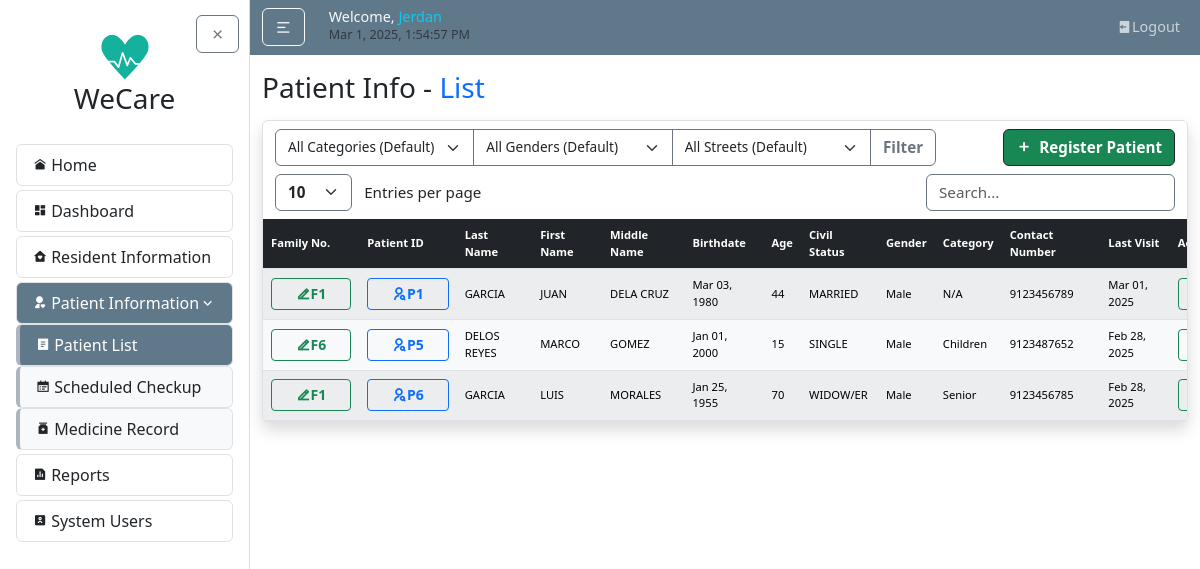
Screenshot of /patients/ (signed in) with the database file from the repository.
### patientInfo/models.py (models this page shows, shortened)
class Patient(models.Model):
    patientID = models.CharField(max_length=10, unique=True, editable=False, default="P0")
    resident = models.OneToOneField(Resident, on_delete=models.CASCADE)
    @property
    def last_visit_date(self):
        latest_record = self.medical_records.order_by('-last_visited').first()
        return latest_record.last_visited if latest_record else None

class MedicalRecord(models.Model):
    patient = models.ForeignKey(Patient, on_delete=models.CASCADE, related_name="medical_records")
    concern = models.CharField(max_length=255)
    description = models.TextField(null=True, blank=True)
    last_visited = models.DateField()

### residentInfo/models.py (models this page shows, shortened)
class Resident(models.Model):
    id = models.CharField(max_length=10, primary_key=True, editable=False)
    family = models.ForeignKey(Family, on_delete=models.CASCADE, related_name='residents', null=True)
    last_name = models.CharField(max_length=100, default="--")
    first_name = models.CharField(max_length=100, default="--")
    middle_name = models.CharField(max_length=100, blank=True, null=True, default="--")
    relationship_to_head = models.CharField(max_length=50, default="--")
    birthdate = models.DateField(default=datetime.date(2000, 1, 1))
    age = models.PositiveIntegerField(default=0)
    civil_status = models.CharField(max_length=50, default="--")
    gender = models.CharField(max_length=20, choices=GENDER_CHOICES, default="Male")
    category = models.CharField(max_length=20, choices=CATEGORY_CHOICES, default='N/A')
    present_address = models.CharField(max_length=255, default="--")
    contact_number = models.CharField(max_length=20, default="--")
    date_updated = models.DateTimeField(auto_now=True)

class Family(models.Model):
    family_no = models.CharField(max_length=10, primary_key=True, editable=False)
    date_updated = models.DateTimeField(auto_now=True)

### patientInfo/views.py (the view)
# urls.py: path('', views.patient_list, name='patient-list'),
@login_required
def patient_list(request):
    category = request.GET.get('category', '')
    gender = request.GET.get('gender', '')
    street = request.GET.get('street', '')
    patients = Patient.objects.select_related('resident').all()
    if category:
        patients = patients.filter(resident__category=category)
    if gender:
        patients = patients.filter(resident__gender=gender)
    if street:
        patients = patients.filter(resident__present_address__icontains=street)
    patients = patients.order_by('patientID')
    return render(request, 'patientInfo/patient_list.html', {'patients': patients})

### patientInfo/templates/patientInfo/patient_list.html (shortened to what this page needs)
{% extends "home/layout.html" %}
{% load static %}
{% block body %}
<h3 class="mb-3">Patient Info - <span class="text-primary">List</span></h3>
<article class="content-section border rounded p-0 shadow">
    <div class="container">
      <div class="row mt-2">
        <div class="col-auto">
          <form method="get" action="">
            <div class="input-group">
                <select name="category" class="form-select border-secondary" style="cursor: pointer; vertical-align: middle; font-size: calc(0.7rem + 0.2vw);">
                  <option value="" {% if not request.GET.category %}selected{% endif %}>All Categories (Default)</option>
                </select>
                <select name="gender" class="form-select border-secondary" style="cursor: pointer; vertical-align: middle; font-size: calc(0.7rem + 0.2vw);">
                  <option value="" {% if not request.GET.gender %}selected{% endif %}>All Genders (Default)</option>
                </select>
                <select name="street" class="form-select border-secondary" style="cursor: pointer; vertical-align: middle; font-size: calc(0.7rem + 0.2vw);">
                  <option value="" {% if not request.GET.street %}selected{% endif %}>All Streets (Default)</option>
                </select>
                <button type="submit" class="btn btn-outline-secondary fw-bold" style="font-size: calc(0.8rem + 0.2vw);">Filter</button>
            </div>
          </form>
        </div>
        <div class="col-auto ms-auto">
          <a href="{% url 'patient-select' %}" class="btn btn-success info border-dark fw-bold d-flex align-items-center" style="font-size: calc(0.8rem + 0.2vw);">
            <i class="ri-add-fill" style="font-size: calc(0.6rem + 0.4vw);"></i>
            <span class="ms-2">Register Patient</span>
          </a>
        </div>
      </div>
      <div class="row mt-2">
        <div class="col-auto">
          <select id="customEntries" class="form-select d-inline w-auto border-secondary fw-bold" style="font-size: calc(0.8rem + 0.2vw); cursor: pointer; vertical-align: middle;">
            <option value="10">10</option>
          </select>
          <span class="d-inline ms-2" style="font-size: calc(0.8rem + 0.2vw); vertical-align: middle;">Entries per page</span>
        </div>
        <div class="col-auto ms-auto">
          <input type="text" id="searchBar" class="form-control d-inline w-auto border-secondary" placeholder="Search..." style="font-size: calc(0.8rem + 0.2vw); vertical-align: middle;">
        </div>
      </div>
    </div>
    <div class="table-responsive mt-2">
        <table id="dataTable" class="table table-light table-striped text-center m-0 projectTables">
        <thead class="table-dark">
          <tr>
            <th class="text-start">Family No.</th>
            <th class="text-start">Patient ID</th>
            <th class="text-start">Last Name</th>
            <th class="text-start">First Name</th>
            <th class="text-start">Middle Name</th>
            <th class="text-start">Birthdate</th>
            <th class="text-start">Age</th>
            <th class="text-start">Civil Status</th>
            <th class="text-start">Gender</th>
            <th class="text-start">Category</th>
            <th class="text-start">Contact Number</th>
            <th class="text-start">Last Visit</th>
            <th class="text-start">Action</th>
          </tr>
        </thead>
        <tbody>
            {% for patient in patients %}
            <tr>
                <td class="text-start">
                  <a href="{% url 'family-update' patient.resident.family.family_no %}"
                     class="btn btn-sm btn-outline-success fw-bold px-4">
                    <i class="ri-edit-2-line"></i>{{ patient.resident.family.family_no }}
                  </a>
                </td>
                <td class="text-start">
                  <a href="{% url 'patient-detail' patient.patientID %}" class="btn btn-sm btn-outline-primary fw-bold px-4">
                    <i class="ri-user-search-line"></i>{{ patient.patientID }}
                  </a>
                </td>
                <td class="text-start">{{ patient.resident.last_name }}</td>
                <td class="text-start">{{ patient.resident.first_name }}</td>
                <td class="text-start">{{ patient.resident.middle_name }}</td>
                <td class="text-start">{{ patient.resident.birthdate|date:"M d, Y" }}</td>
                <td class="text-start">{{ patient.resident.age }}</td>
                <td class="text-start">{{ patient.resident.civil_status }}</td>
                <td class="text-start">{{ patient.resident.gender }}</td>
                <td class="text-start">{{ patient.resident.category }}</td>
                <td class="text-start">{{ patient.resident.contact_number }}</td>
                <td class="text-start">
                  {% if patient.last_visit_date %}
                    {{ patient.last_visit_date|date:"M d, Y" }}
                  {% else %}
                    --
                  {% endif %}
                </td>
                <td>
                    <div class="d-flex">
                      <a href="{% url "patient-update" patient.patientID %}" class="btn btn-sm btn-outline-success fw-bold flex-fill me-1">
                      </a>
                    </div>
                </td>
            </tr>
            {% endfor %}
        </tbody>
        </table>
    </div>
</article>
{% endblock body %}

### home/templates/home/layout.html (shortened to what this page needs)
{% load static %}
<!DOCTYPE html>
<html lang="en">
<head>
  <link rel="stylesheet" type="text/css" href="{% static 'home/main.css' %}">
  <link href="https://cdn.jsdelivr.net/npm/bootstrap@5.3.3/dist/css/bootstrap.min.css" rel="stylesheet">
  <link rel="stylesheet" href="https://cdnjs.cloudflare.com/ajax/libs/remixicon/4.6.0/remixicon.css">
  <link rel="stylesheet" href="//cdn.datatables.net/2.2.2/css/dataTables.dataTables.min.css">
  <link rel="stylesheet" href="https://cdn.jsdelivr.net/npm/flatpickr/dist/flatpickr.min.css">
</head>
<body>
  {% include "home/sidebar.html" %}
    <div id="content-wrapper" class="flex-grow-1">
      <header class="site-header">
        <nav class="navbar navbar-expand-md navbar-dark bg-steel">
          <div class="container">
            <div class="navbar-nav align-items-xl-center">
              <button id="sidebarToggle" class="btn btn-outline-light me-3 my-auto">
                <i class="ri-menu-2-line"></i>
              </button>
            </div>
            <div class="ms-2 me-auto">
              <h5 class="d-flex align-items-end gap-1 mb-1">
                  <span class="text-light nav-font">
                      {% if user.is_authenticated %}Welcome, <span class="text-info">{{ request.user }}</span> <br>{% endif %}
                      <small id="clock" class="my-auto text-muted text-light"></small>
                  </span>
              </h5>
            </div>
            <div class="navbar-nav ms-auto nav-font">
              {% if user.is_authenticated %}
                <a class="nav-item nav-link" href="{% url "logout" %}"><i class="ri-logout-box-fill "></i>Logout</a>
              {% endif %}
            </div>
          </div>
        </nav>
      </header>
      <main id="main-content" role="main" class="container mt-3">
          <div class="row">
            <div class="col">
              {% block body %}{% endblock %}
            </div>
          </div>
      </main>
    </div>
  </div>
</body>
</html>

### home/static/home/main.css (style rules this page uses)
body { background: #fafafa; color: #333333; }
h1, h2, h3, h4, h5, h6 { color: #444444; font-size: calc(1rem + 0.8vw); margin-bottom: 1rem; }
.bg-steel { background-color: #5f788a; }
.site-header { position: sticky; top: 0; z-index: 1000; }
.navbar-nav { flex-wrap: wrap; gap: 0.5rem; }
.navbar-nav .nav-link { color: #cbd5db; transition: color 0.2s ease; }
.nav-font { font-size: clamp(0.7rem, 1.2vw, 1rem); }
.content-section { background: #ffffff; padding: 1.25rem; border: 1px solid #dddddd; border-radius: 0.5rem; margin-bottom: 1.5rem; }
#content-wrapper { flex: 1; min-width: 0; transition: margin-left 0.3s ease; }
.projectTables { min-width: 992px; font-size: calc(0.55rem + 0.2vw); margin-bottom: 0; }
.projectTables th, .projectTables td { padding: calc(5px + 0.2vw) calc(8px + 0.2vw); vertical-align: middle; border-color: #dee2e6; text-align: center; }
.projectTables thead th { font-weight: 600; }
button, input[type="submit"] { margin-top: 10px; }
.container { max-width: 1490px!important; }

### rows the page displays
Patient: resident.family.family_no "F1", patientID "P1", resident.last_name "GARCIA", resident.first_name "JUAN", resident.middle_name "DELA CRUZ", resident.birthdate "Mar 03, 1980", resident.age "44", resident.civil_status "MARRIED", resident.gender "Male", resident.category "N/A", resident.contact_number "9123456789", last_visit_date "Mar 01, 2025"
Patient: resident.family.family_no "F6", patientID "P5", resident.last_name "DELOS REYES", resident.first_name "MARCO", resident.middle_name "GOMEZ", resident.birthdate "Jan 01, 2000", resident.age "15", resident.civil_status "SINGLE", resident.gender "Male", resident.category "Children", resident.contact_number "9123487652", last_visit_date "Feb 28, 2025"
Patient: resident.family.family_no "F1", patientID "P6", resident.last_name "GARCIA", resident.first_name "LUIS", resident.middle_name "MORALES", resident.birthdate "Jan 25, 1955", resident.age "70", resident.civil_status "WIDOW/ER", resident.gender "Male", resident.category "Senior", resident.contact_number "9123456785", last_visit_date "Feb 28, 2025"

### other values shown
{{ request.user }} "Jerdan"
